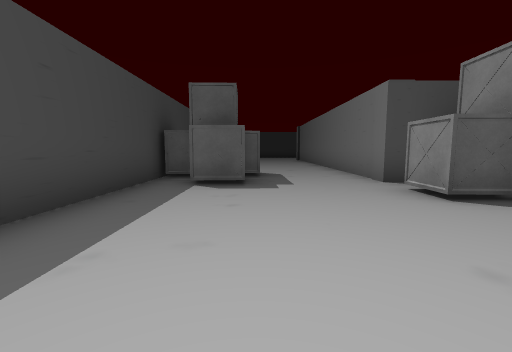
View 1 (above)

23 first-person views from a walk through a 3-D level made in the Unity game engine. The camera is 1.3 m above the floor, tilts 6° down and sees 90° across. The floor is counted in squares, 2 m on a side. Each view is taken from the middle of a square. On the plan, view 1 faces up. The plan holds only what a view shows up to about 9 squares ahead; the rest is blank. The player character is not drawn. Some surface patterns are stand-ins.

View 2
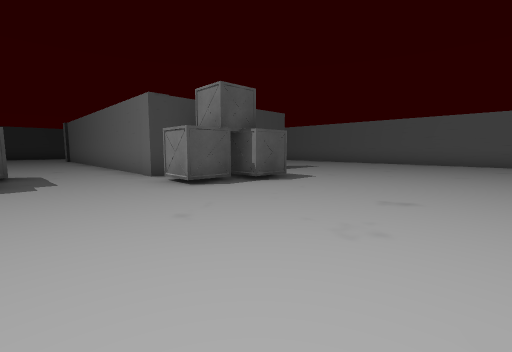

View 3
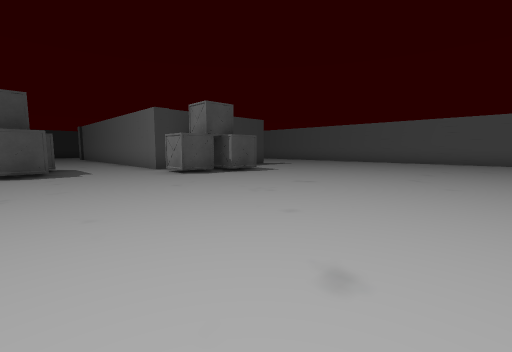

View 4
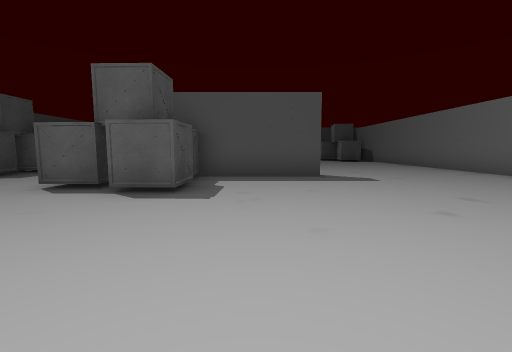

View 5
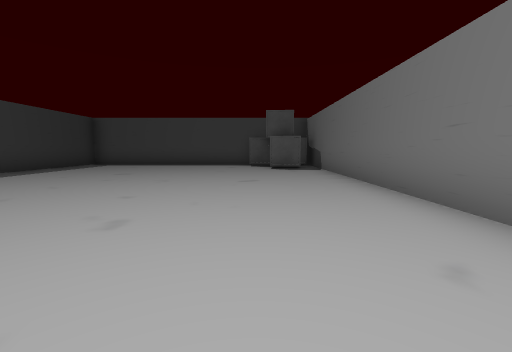

View 6
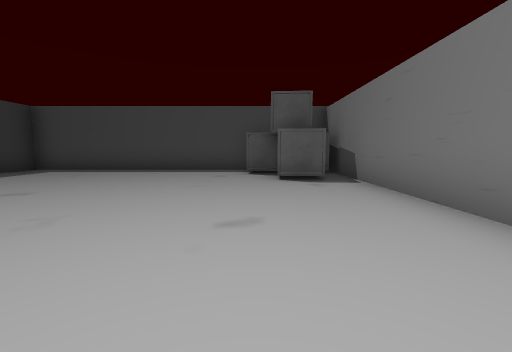

View 7
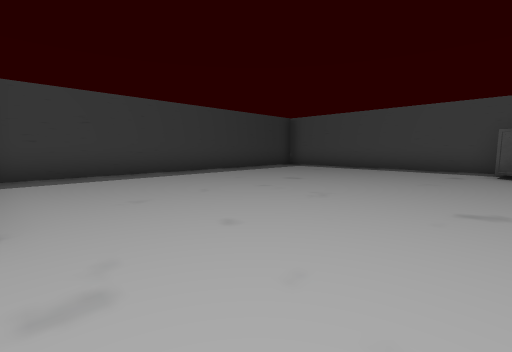

View 8
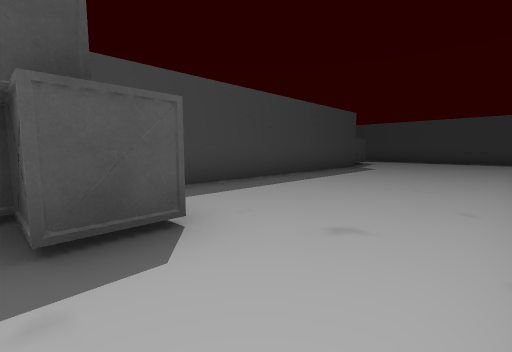

View 9
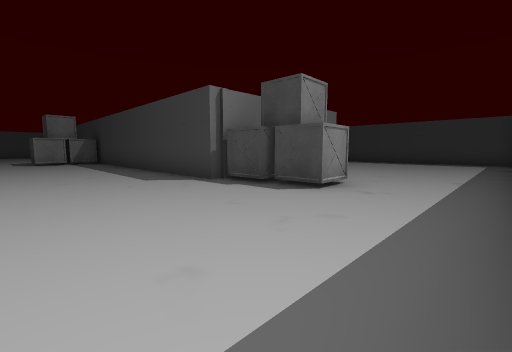

View 10
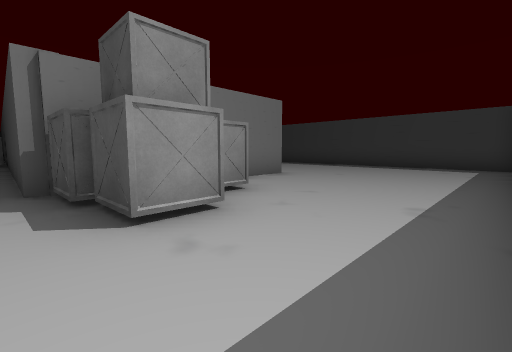

View 11
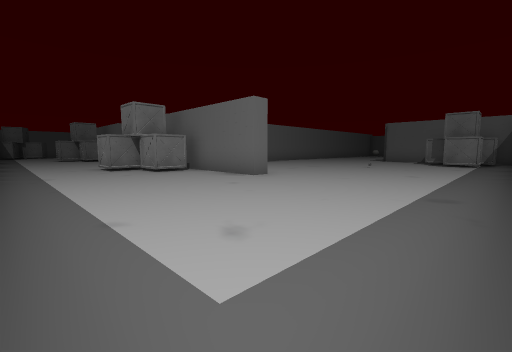

View 12
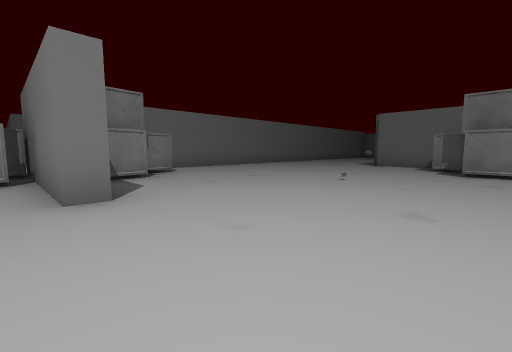

View 13
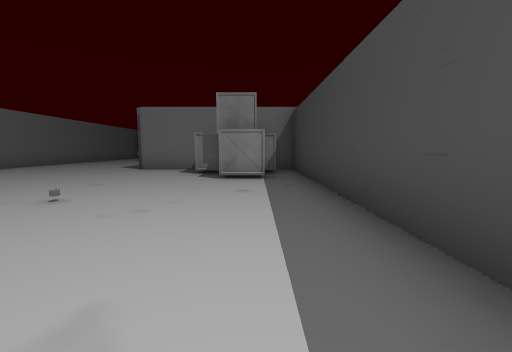

View 14
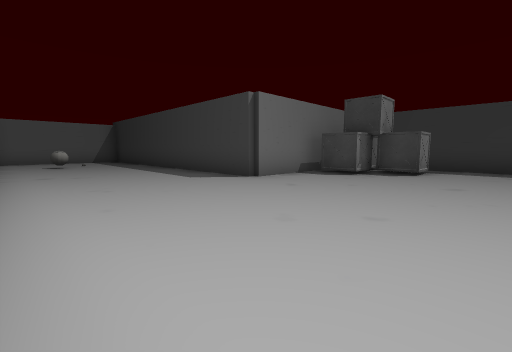

View 15
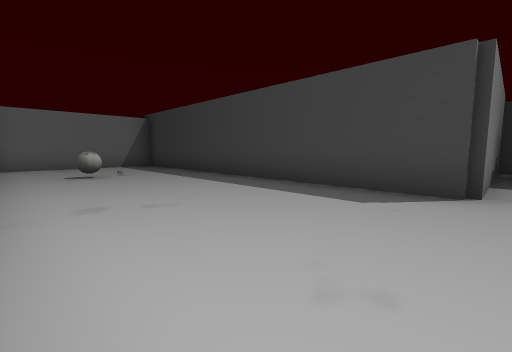

View 16
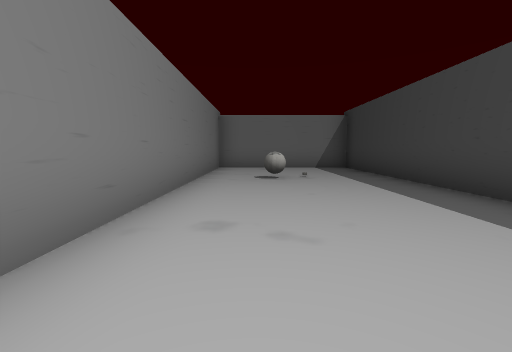

View 17
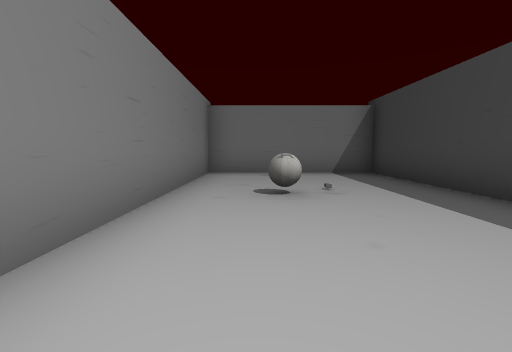

View 18
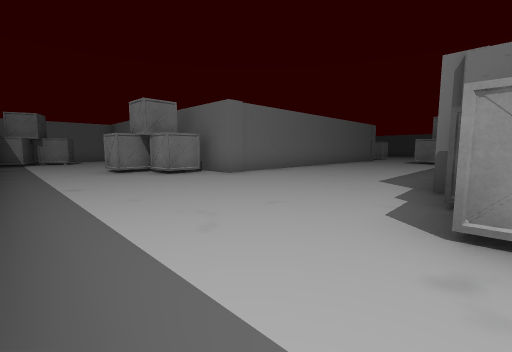

View 19
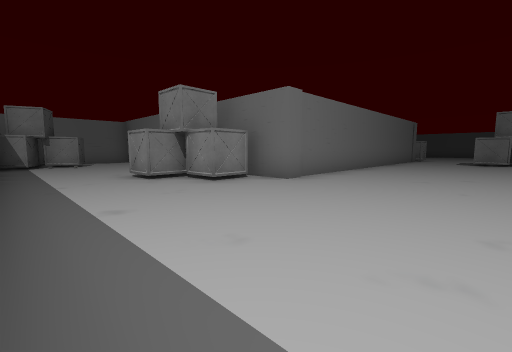

View 20
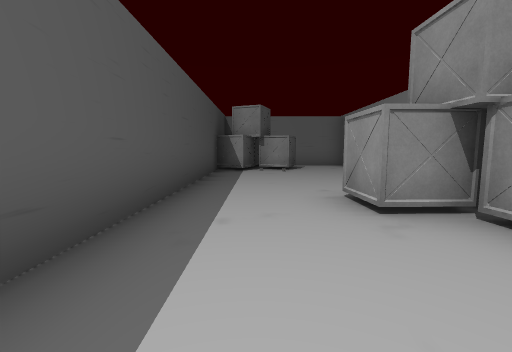

View 21
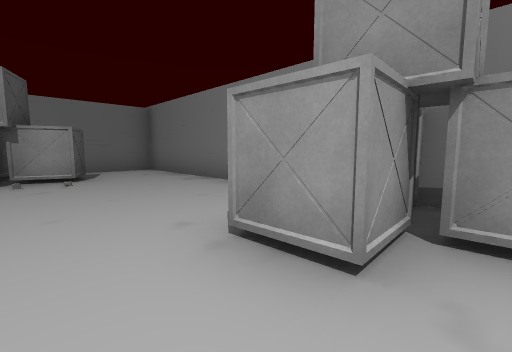

View 22
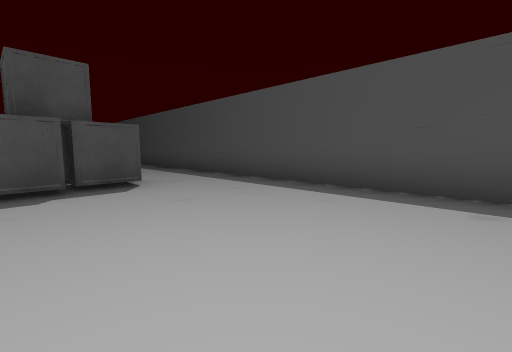

View 23
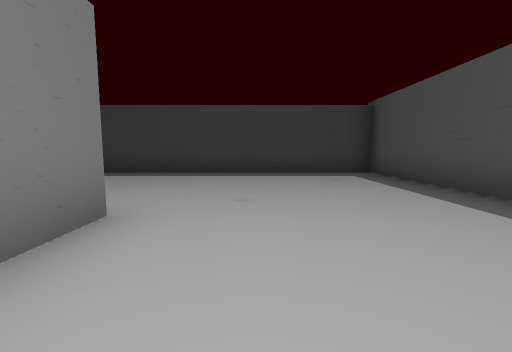

### Floor plan
Points are (right, up) in squares from view 1. A wall is a line through its corners. A room is listed if a view was taken in it or the views show most of it. See-through windows are left out.
Room 1 (views 1, 2, 3, 4, 5, 6, 7, 8, 9, 10, 11, 12, 13, 14, 15, 16, 17, 18, 19, 20, 21, 22, 23)
walls: (2.5, 10.8) (2.5, 15.5) (4.8, 15.5); (-2.7, 11.4) (-2.7, 11.9); (3, 5) (2.5, 5) (2.5, 9.2); (-2.2, 5.5) (-2.2, 2.1); (-2.6, 15.5) (-2.2, 15.5) (-2.2, 7.9); (7.6, 5) (4.6, 5); (8.2, 15.5) (12.2, 15.5) (12.2, 17.4); (-7.5, 15) (-7.5, 15.5) (-4.2, 15.5); (9.8, 15.1) (3.1, 15.1) (3.1, 5.9); (-10.2, 5.8) (-7.2, 5.8) (-7.2, -4) (-2.7, -4) (-2.7, 5.6); (12.2, 5.1) (12.2, 14.6); (8.9, 20.2) (-6.6, 20.2); (-8.1, 20.2) (-12.2, 20.2) (-12.2, 5.8) (-11.8, 5.8); (12.2, -1) (12.2, -0.2)
objects: other object (-11, 6); other object (-11, 7) to (-11, 8); other object (-10, 7); other object (-8, 11); other object (-5, -1); other object (-5, 14) to (-4, 14); other object (-5, 16) to (-4, 16); other object (-4, -1); other object (-4, 13); other object (-4, 17) to (-3, 17); other object (-3, 13); other object (-3, 16); other object (-2, 6); other object (-1, 5) to (0, 6); other object (-1, 6) to (-1, 7); other object (0, 7); other object (3, 4); other object (4, 3); other object (4, 4) to (4, 5); other object (4, 16) to (4, 17); other object (5, 16); other object (5, 17); other object (10, 14) to (11, 14); other object (10, 18); other object (10, 19); other object (10, 20); other object (11, 13); other object (11, 18); other object (11, 19); other object (12, 14); other object (12, 19)

Positions as (right, up) in squares from view 1, and headings:
1: (0, 0), facing up
2: (0, -1), facing up-right
3: (-1, -3), facing up-right
4: (6, -1), facing up
5: (10, 4), facing up
6: (10, 7), facing up
7: (10, 6), facing up-left
8: (2, 6), facing up-left
9: (1, 20), facing down-left
10: (-2, 20), facing down-left
11: (-12, 20), facing down-right
12: (-11, 16), facing down-right
13: (-11, 14), facing down
14: (-3, 10), facing down-left
15: (-3, 6), facing down-left
16: (-4, 5), facing down
17: (-4, 3), facing down
18: (-3, 20), facing down-right
19: (-1, 20), facing down-right
20: (2, 19), facing right
21: (4, 19), facing down-right
22: (2, 16), facing up-left
23: (-5, 17), facing left
